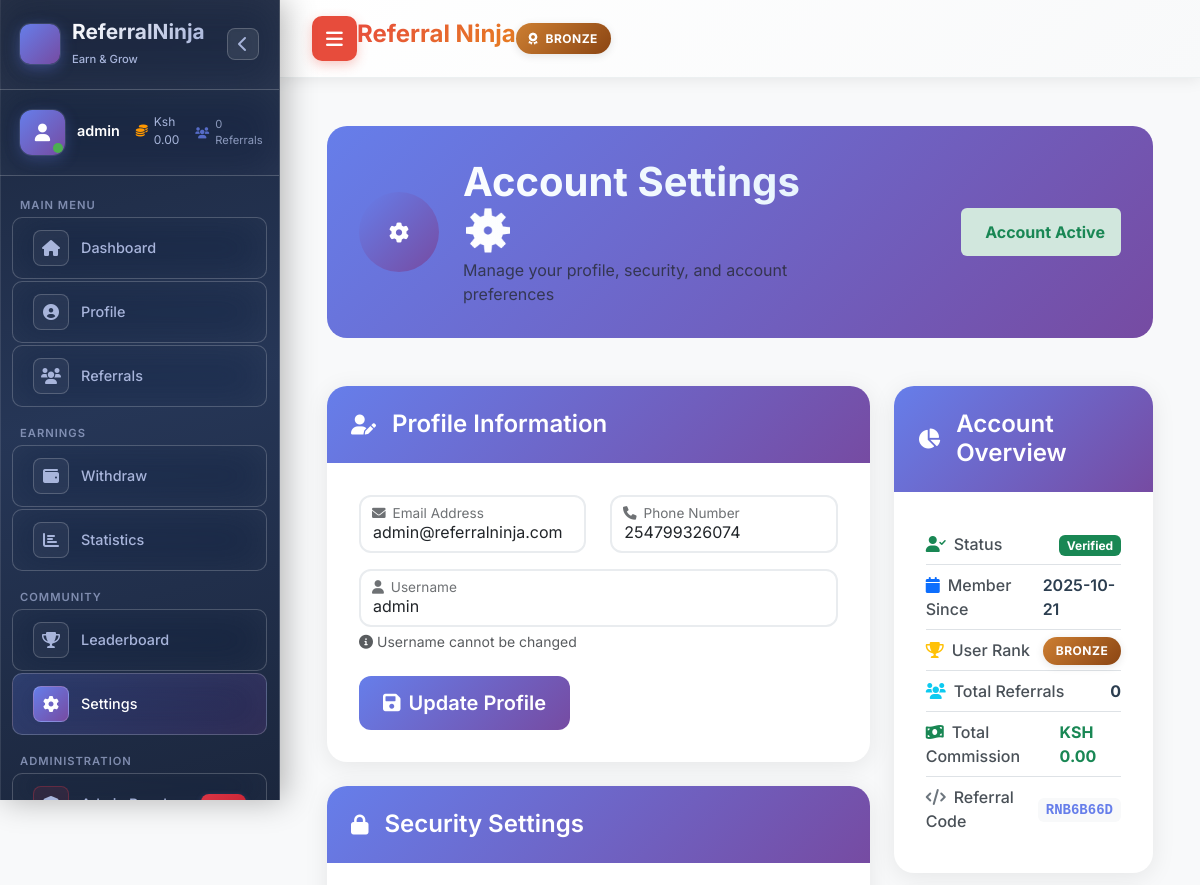
Before: /settings (signed in, upper part) with the older database file.
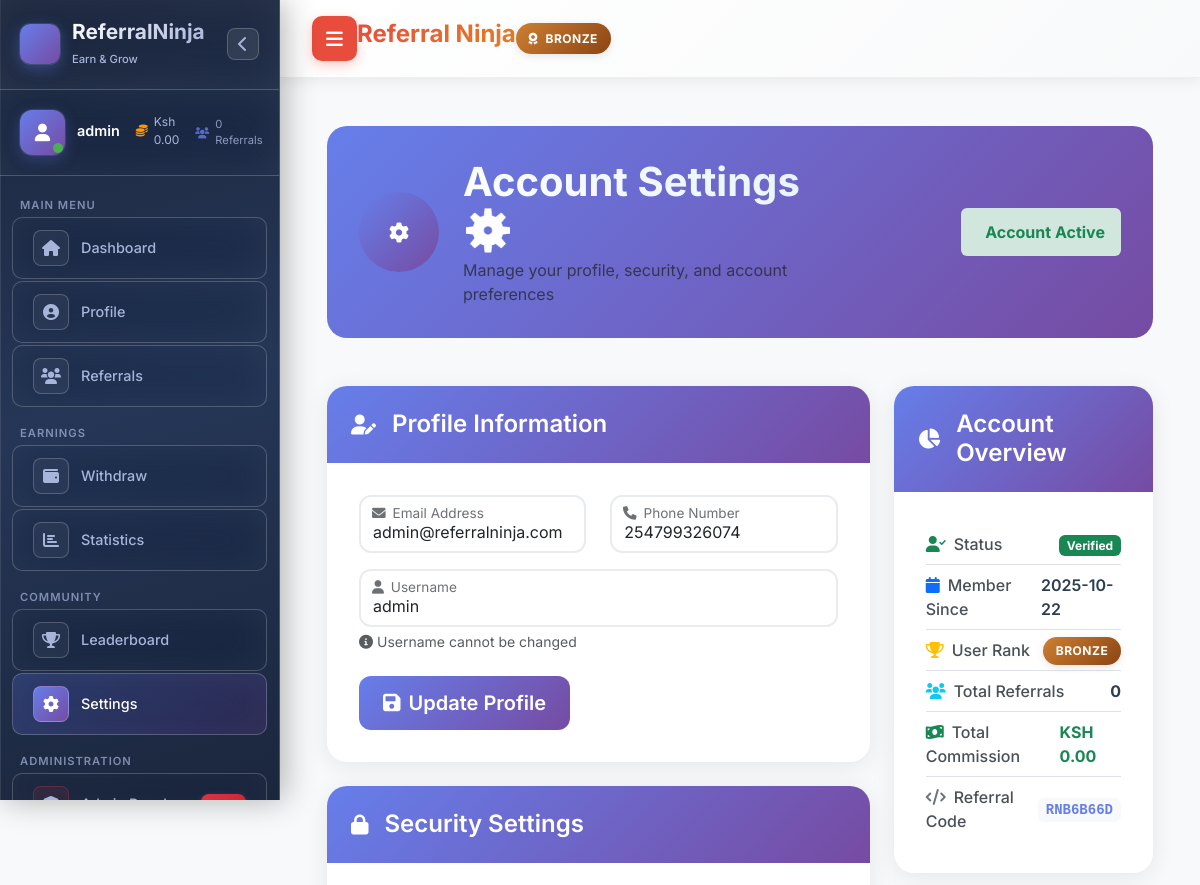
After: the same page with the newer database file.
### app.py (models this page shows, shortened)
class User(UserMixin, db.Model):
    id = db.Column(db.Integer, primary_key=True)
    username = db.Column(db.String(80), unique=True, nullable=False)
    email = db.Column(db.String(120), unique=True, nullable=False)
    password_hash = db.Column(db.String(200), nullable=False)
    phone_number = db.Column(db.String(20), unique=True, nullable=False)
    balance = db.Column(db.Float, default=0.0)
    referral_code = db.Column(db.String(10), unique=True)
    referred_by = db.Column(db.String(10))
    referral_balance = db.Column(db.Float, default=0.0)
    total_earned = db.Column(db.Float, default=0.0)
    total_withdrawn = db.Column(db.Float, default=0.0)
    referral_count = db.Column(db.Integer, default=0)
    is_admin = db.Column(db.Boolean, default=False)
    is_verified = db.Column(db.Boolean, default=False)
    is_active = db.Column(db.Boolean, default=True)
    created_at = db.Column(db.DateTime, default=lambda: datetime.now(timezone.utc))
    user_rank = db.Column(db.String(20), default='Bronze')
    total_commission = db.Column(db.Float, default=0.0)
    referral_source = db.Column(db.String(20), default='direct')
    reset_token = db.Column(db.String(100), unique=True)
    reset_token_expires = db.Column(db.DateTime)

### app.py (the view, shortened to what this page needs)
@app.route('/settings', methods=['GET', 'POST'])
@login_required
def settings():
    return render_template('settings.html')

### app.py (called while the page is built)
@app.context_processor
def utility_processor():
    return {
        'abs': abs,
        'min': min,
        'max': max,
        'round': round,
        'len': len
    }

@app.context_processor
def inject_now():
    return {'now': datetime.now(timezone.utc)}

@login_manager.user_loader
def load_user(user_id):
    try:
        return db.session.get(User, int(user_id))
    except Exception as e:
        print(f"Error loading user {user_id}: {e}")
        return None

@app.before_request
def before_request():
    try:
        db.session.execute(text('SELECT 1'))
    except Exception as e:
        print(f"Database connection error: {e}")
        db.session.rollback()

### templates/settings.html (shortened to what the changed rows need)
{% extends "base.html" %}
{% block content %}
<div class="settings-container">
    <div class="settings-header mb-5">
        <div class="row align-items-center">
            <div class="col-md-8">
                <div class="d-flex align-items-center">
                    <div class="header-content">
                        <h1 class="display-6 fw-bold text-gradient mb-1">Account Settings ⚙️</h1>
                    </div>
                </div>
            </div>
        </div>
    </div>
    <div class="row">
        <div class="col-lg-8">
            <div class="settings-card mb-4">
                <div class="card-body">
                    <form method="POST" action="{{ url_for('settings') }}">
                        <div class="row g-4">
                            <div class="col-md-6">
                                <div class="form-floating">
                                    <input type="email" class="form-control" id="email" name="email"
                                           value="{{ current_user.email }}" required>
                                    <label for="email">Email Address</label>
                                </div>
                            </div>
                            <div class="col-md-6">
                                <div class="form-floating">
                                    <input type="tel" class="form-control" id="phone_number" name="phone_number"
                                           value="{{ current_user.phone_number }}" required>
                                    <label for="phone_number">Phone Number</label>
                                </div>
                            </div>
                        </div>
                        <div class="form-floating mt-3">
                            <input type="text" class="form-control" value="{{ current_user.username }}" readonly>
                            <label>Username</label>
                            <div class="form-text">
                                <i class="fas fa-info-circle me-1"></i>Username cannot be changed
                            </div>
                        </div>
                    </form>
                </div>
            </div>
        </div>
        <div class="col-lg-4">
            <div class="settings-card mb-4">
                <div class="card-body">
                    <div class="account-stats">
                        <div class="stat-item d-flex justify-content-between align-items-center py-2 border-bottom">
                            <span class="stat-label">
                                <i class="fas fa-calendar me-2 text-primary"></i>Member Since
                            </span>
                            <span class="stat-value">{{ current_user.created_at.strftime('%Y-%m-%d') }}</span>
                        </div>
                        <div class="stat-item d-flex justify-content-between align-items-center py-2 border-bottom">
                            <span class="stat-value">
                                <span class="rank-badge rank-{{ current_user.user_rank|lower }}">
                                    {{ current_user.user_rank }}
                                </span>
                            </span>
                        </div>
                        <div class="stat-item d-flex justify-content-between align-items-center py-2 border-bottom">
                            <span class="stat-label">
                                <i class="fas fa-users me-2 text-info"></i>Total Referrals
                            </span>
                            <span class="stat-value fw-bold">{{ current_user.referral_count }}</span>
                        </div>
                        <div class="stat-item d-flex justify-content-between align-items-center py-2 border-bottom">
                            <span class="stat-label">
                                <i class="fas fa-money-bill-wave me-2 text-success"></i>Total Commission
                            </span>
                            <span class="stat-value fw-bold text-success">
                                KSH {{ "%.2f"|format(current_user.total_commission) }}
                            </span>
                        </div>
                        <div class="stat-item d-flex justify-content-between align-items-center py-2">
                            <span class="stat-value">
                                <code class="referral-code">{{ current_user.referral_code }}</code>
                            </span>
                        </div>
                    </div>
                </div>
            </div>
        </div>
    </div>
</div>
{% endblock %}

### templates/base.html (shortened to what this page needs)
<!DOCTYPE html>
<html lang="en">
<head>
    <link rel="stylesheet" href="https://cdnjs.cloudflare.com/ajax/libs/font-awesome/6.0.0/css/all.min.css">
    <link href="https://cdn.jsdelivr.net/npm/bootstrap@5.3.0/dist/css/bootstrap.min.css" rel="stylesheet">
</head>
<body>
    <div class="app-container">
        {% include 'sidebar.html' %}
        <div class="main-content" id="mainContent">
            <header class="header">
                <button class="menu-toggle" id="menuToggle">
                    <i class="fas fa-bars"></i>
                </button>
                <h1 class="header-title">{% block header %}Referral Ninja{% endblock %}</h1>
                <div class="user-info">
                    {% if current_user.is_authenticated %}
                    <span class="rank-badge rank-{{ current_user.user_rank|lower }}">
                        <i class="fas fa-{% if current_user.user_rank == 'Bronze' %}award{% elif current_user.user_rank == 'Silver' %}star{% elif current_user.user_rank == 'Gold' %}crown{% elif current_user.user_rank == 'Platinum' %}gem{% else %}diamond{% endif %} me-1"></i>
                        {{ current_user.user_rank }}
                    </span>
                    {% endif %}
                </div>
            </header>
            <main class="content">
                {% block content %}{% endblock %}
            </main>
        </div>
    </div>
</body>
</html>

### templates/sidebar.html (shortened to what the changed rows need)
<div class="sidebar" id="sidebar">
    <div class="sidebar-header">
        <div class="logo-container">
            <div class="logo-text">
                <h2>ReferralNinja</h2>
            </div>
        </div>
    </div>
    {% if current_user.is_authenticated %}
    <div class="sidebar-user">
        <div class="user-avatar">
            <div class="avatar-gradient">
                <i class="fas fa-user"></i>
            </div>
            <div class="user-status"></div>
        </div>
        <div class="user-info">
            <div class="user-name">{{ current_user.username }}</div>
            <div class="user-balance-mini">
                <i class="fas fa-coins"></i>
                Ksh {{ "%.2f"|format(current_user.balance) }}
            </div>
            <div class="user-referrals">
                <i class="fas fa-users"></i>
                {{ current_user.referral_count }} Referrals
            </div>
        </div>
    </div>
    {% endif %}
</div>

Changed rows visible on the page:
changed User "admin": created_at "2025-10-21" → "2025-10-22"
